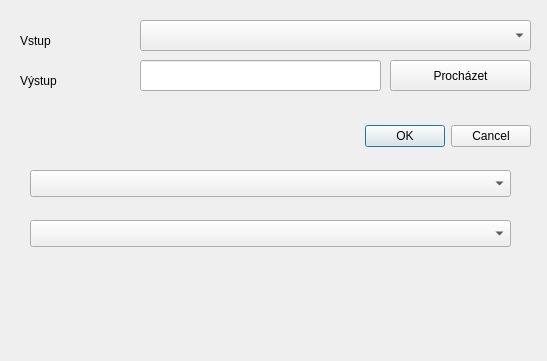
<?xml version="1.0" encoding="UTF-8"?>
<ui version="4.0">
 <class>Dialog</class>
 <widget class="QDialog" name="Dialog">
  <property name="geometry">
   <rect>
    <x>0</x>
    <y>0</y>
    <width>547</width>
    <height>361</height>
   </rect>
  </property>
  <property name="windowTitle">
   <string>Liniové zdroje na bodové</string>
  </property>
  <widget class="QDialogButtonBox" name="buttonBox">
   <property name="geometry">
    <rect>
     <x>190</x>
     <y>120</y>
     <width>341</width>
     <height>32</height>
    </rect>
   </property>
   <property name="orientation">
    <enum>Qt::Horizontal</enum>
   </property>
   <property name="standardButtons">
    <set>QDialogButtonBox::Cancel|QDialogButtonBox::Ok</set>
   </property>
  </widget>
  <widget class="QComboBox" name="comboBoxLayers">
   <property name="geometry">
    <rect>
     <x>140</x>
     <y>20</y>
     <width>391</width>
     <height>31</height>
    </rect>
   </property>
  </widget>
  <widget class="QLineEdit" name="lineEditOutput">
   <property name="geometry">
    <rect>
     <x>140</x>
     <y>60</y>
     <width>241</width>
     <height>31</height>
    </rect>
   </property>
  </widget>
  <widget class="QPushButton" name="pushButtonOutput">
   <property name="geometry">
    <rect>
     <x>390</x>
     <y>60</y>
     <width>141</width>
     <height>31</height>
    </rect>
   </property>
   <property name="text">
    <string>Procházet</string>
   </property>
  </widget>
  <widget class="QLabel" name="labelInput">
   <property name="geometry">
    <rect>
     <x>20</x>
     <y>30</y>
     <width>77</width>
     <height>21</height>
    </rect>
   </property>
   <property name="text">
    <string>Vstup</string>
   </property>
  </widget>
  <widget class="QLabel" name="labelOutput">
   <property name="geometry">
    <rect>
     <x>20</x>
     <y>70</y>
     <width>77</width>
     <height>21</height>
    </rect>
   </property>
   <property name="text">
    <string>Výstup</string>
   </property>
  </widget>
  <widget class="QgsMapLayerComboBox" name="mMapLayerComboBox">
   <property name="geometry">
    <rect>
     <x>30</x>
     <y>170</y>
     <width>481</width>
     <height>27</height>
    </rect>
   </property>
  </widget>
  <widget class="QgsFieldComboBox" name="mFieldComboBox">
   <property name="geometry">
    <rect>
     <x>30</x>
     <y>220</y>
     <width>481</width>
     <height>27</height>
    </rect>
   </property>
  </widget>
 </widget>
 <customwidgets>
  <customwidget>
   <class>QgsFieldComboBox</class>
   <extends>QComboBox</extends>
   <header>qgsfieldcombobox.h</header>
  </customwidget>
  <customwidget>
   <class>QgsMapLayerComboBox</class>
   <extends>QComboBox</extends>
   <header>qgsmaplayercombobox.h</header>
  </customwidget>
 </customwidgets>
 <resources/>
 <connections>
  <connection>
   <sender>buttonBox</sender>
   <signal>accepted()</signal>
   <receiver>Dialog</receiver>
   <slot>accept()</slot>
   <hints>
    <hint type="sourcelabel">
     <x>248</x>
     <y>254</y>
    </hint>
    <hint type="destinationlabel">
     <x>157</x>
     <y>274</y>
    </hint>
   </hints>
  </connection>
  <connection>
   <sender>buttonBox</sender>
   <signal>rejected()</signal>
   <receiver>Dialog</receiver>
   <slot>reject()</slot>
   <hints>
    <hint type="sourcelabel">
     <x>316</x>
     <y>260</y>
    </hint>
    <hint type="destinationlabel">
     <x>286</x>
     <y>274</y>
    </hint>
   </hints>
  </connection>
 </connections>
</ui>
